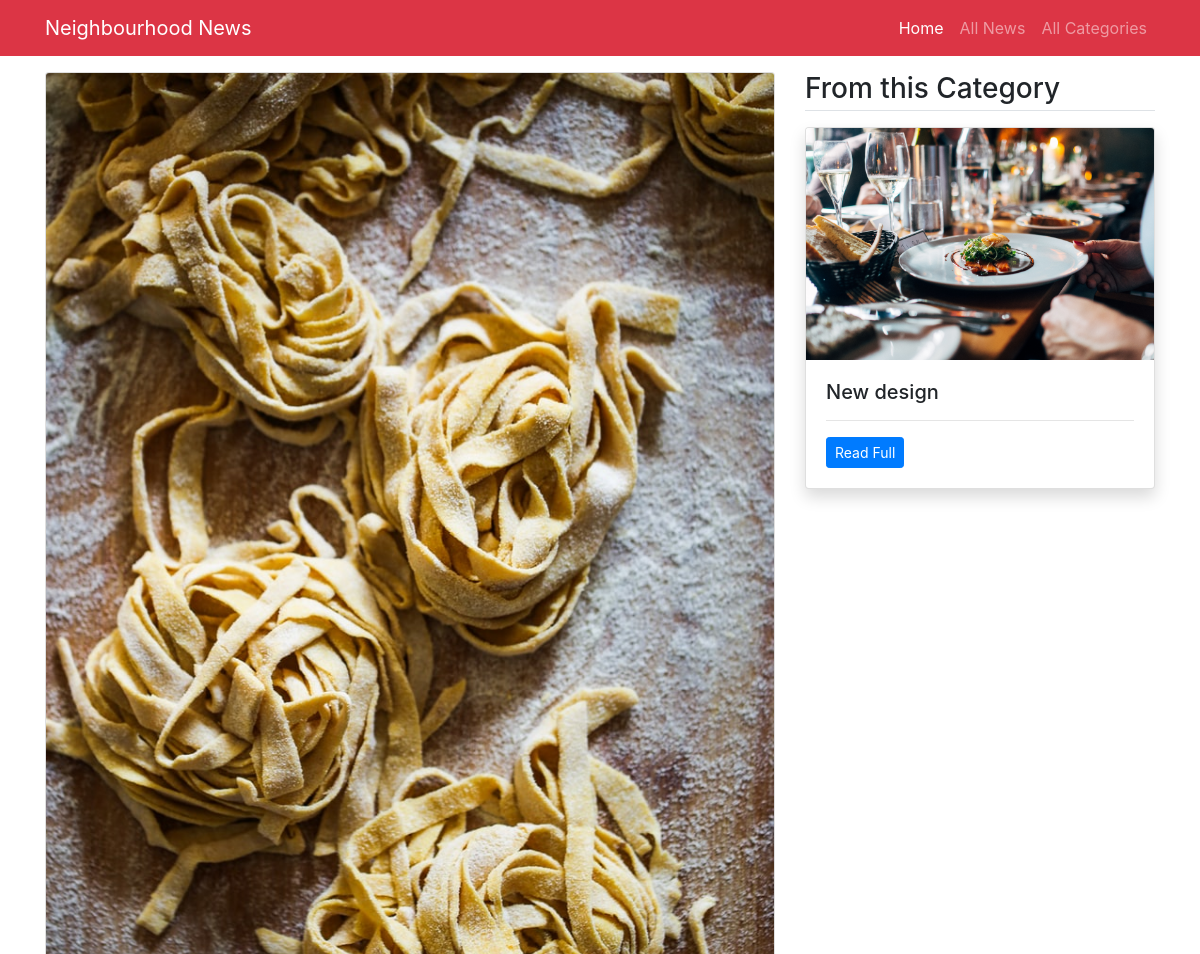
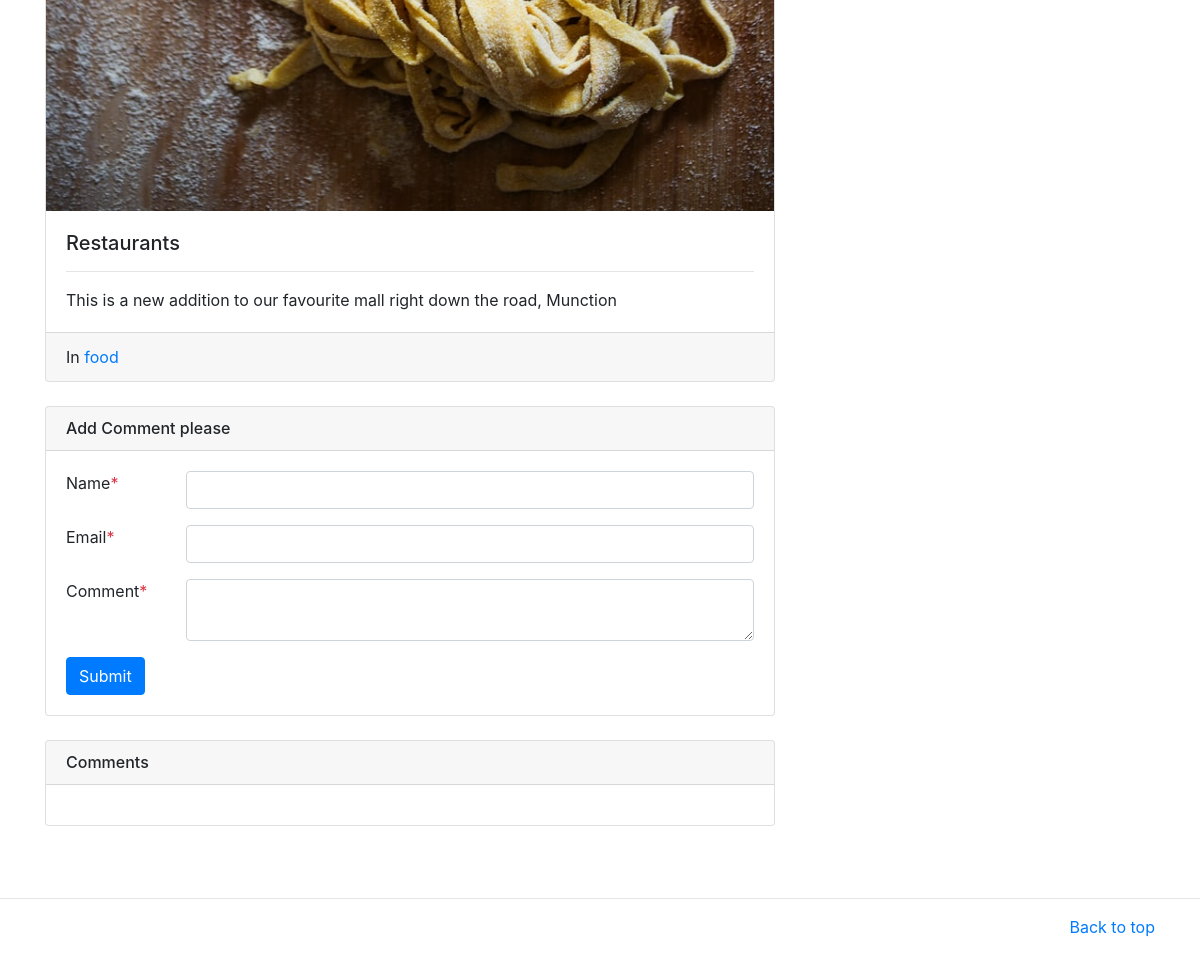
/detail/3, run on the app's committed database (2 pictures, top to bottom).
### main/models.py (models this page shows, shortened)
class News(models.Model):
    category=models.ForeignKey(Category,on_delete=models.CASCADE)
    title=models.CharField(max_length=300)
    image=models.ImageField(upload_to='imgs/')
    detail=models.TextField()
    add_time=models.DateTimeField(auto_now_add=True)
    class Meta:
        verbose_name_plural='News'

class Category(models.Model):
    title=models.CharField(max_length=200)
    category_image=models.ImageField(upload_to='images/')
    class Meta:
        verbose_name_plural='Categories'

### main/views.py (the view, shortened to what this page needs)
# urls.py: path('detail/<int:id>', views.detail,name='detail'),
def detail(request,id):
    news=News.objects.get(pk=id)
    category=Category.objects.get(id=news.category.id)
    sim_news=News.objects.filter(category=category).exclude(id=id)
    comments=Comment.objects.filter(news=news,status=True).order_by('-id')
    return render(request,'detail.html',{
        'news':news,
        'similar_news':sim_news,
        'comments':comments,
    })

### main/templates/detail.html (shortened to what this page needs)
{% extends 'base.html' %}
{% block content %}
<main class="container mt-3 mb-5">
	<div class="row my-3">
		<div class="col-md-8">
			<div class="card mb-3">
                <img src="/media/{{news.image}}" class="card-img-top" alt="{{news.title}}">
			  <div class="card-body">
			    <h5 class="card-title">{{news.title}}</h5>
			    <hr/>
			    <p class="card-text">{{news.detail}}</p>
			  </div>
			  <div class="card-footer">
			  	In <a href="/category/{{news.category.id}}">{{news.category.title}}</a>
			  </div>
			</div>
			<div class="card my-4">
				<h6 class="card-header">Add Comment please</h6>
				<div class="card-body">
					<form method="post" action="/detail/{{news.id}}">
						<div class="form-group row">
							<label class="col-md-2">Name<span class="text-danger">*</span></label>
							<div class="col-md-10">
								<input type="text" name="name" required class="form-control" />
							</div>
						</div>
						<div class="form-group row">
							<label class="col-md-2">Email<span class="text-danger">*</span></label>
							<div class="col-md-10">
								<input type="temailext" name="email" required class="form-control" />
							</div>
						</div>
						<div class="form-group row">
							<label class="col-md-2">Comment<span class="text-danger">*</span></label>
							<div class="col-md-10">
								<textarea class="form-control" name="message" required></textarea>
							</div>
						</div>
						<input type="submit" class="btn btn-primary" />
					</form>
				</div>
			</div>
			<div class="card my-4">
				<h6 class="card-header">Comments</h6>
				<div class="card-body">
				</div>
			</div>
		</div>
		<div class="col-md-4">
			<h3 class="mb-3 border-bottom pb-1">From this Category</h3>
			{% for news in similar_news %}
			<div class="card mb-3 shadow">
                <img src="/media/{{news.image}}" class="card-img-top" alt="{{news.title}}">
			  <div class="card-body">
			    <h5 class="card-title">{{news.title}}</h5>
			    <hr/>
			    <p class="card-text"><a href="/detail/{{news.id}}" class="btn btn-sm btn-primary">Read Full</a></p>
			  </div>
			</div>
			{% endfor %}
		</div>
	</div>
</main>
{% endblock %}

### data on the page
News: image (picture), title "Restaurants", detail "This is a new addition to our favourite mall right down the road, Munction", category "food"
News: image (picture), title "New design"
